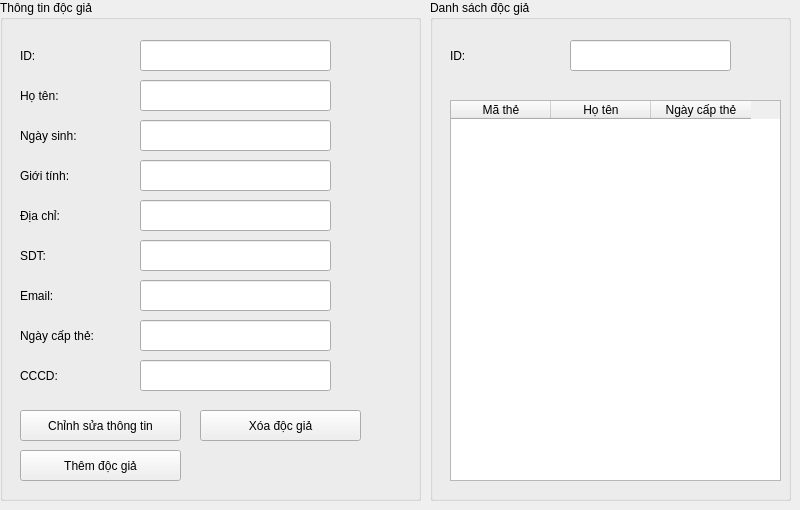
       <widget class="QWidget" name="tab_7">
        <attribute name="title">
         <string>Độc giả</string>
        </attribute>
        <widget class="QGroupBox" name="groupBox_9">
         <property name="geometry">
          <rect>
           <x>0</x>
           <y>0</y>
           <width>421</width>
           <height>501</height>
          </rect>
         </property>
         <property name="title">
          <string>Thông tin độc giả</string>
         </property>
         <widget class="QLabel" name="label_52">
          <property name="geometry">
           <rect>
            <x>20</x>
            <y>40</y>
            <width>81</width>
            <height>31</height>
           </rect>
          </property>
          <property name="text">
           <string>ID:</string>
          </property>
         </widget>
         <widget class="QLineEdit" name="lineEdit_26">
          <property name="geometry">
           <rect>
            <x>140</x>
            <y>40</y>
            <width>191</width>
            <height>31</height>
           </rect>
          </property>
         </widget>
         <widget class="QLineEdit" name="lineEdit_27">
          <property name="geometry">
           <rect>
            <x>140</x>
            <y>80</y>
            <width>191</width>
            <height>31</height>
           </rect>
          </property>
         </widget>
         <widget class="QLabel" name="label_53">
          <property name="geometry">
           <rect>
            <x>20</x>
            <y>80</y>
            <width>81</width>
            <height>31</height>
           </rect>
          </property>
          <property name="text">
           <string>Họ tên:</string>
          </property>
         </widget>
         <widget class="QLineEdit" name="lineEdit_28">
          <property name="geometry">
           <rect>
            <x>140</x>
            <y>120</y>
            <width>191</width>
            <height>31</height>
           </rect>
          </property>
         </widget>
         <widget class="QLabel" name="label_54">
          <property name="geometry">
           <rect>
            <x>20</x>
            <y>120</y>
            <width>81</width>
            <height>31</height>
           </rect>
          </property>
          <property name="text">
           <string>Ngày sinh:</string>
          </property>
         </widget>
         <widget class="QLineEdit" name="lineEdit_29">
          <property name="geometry">
           <rect>
            <x>140</x>
            <y>160</y>
            <width>191</width>
            <height>31</height>
           </rect>
          </property>
         </widget>
         <widget class="QLabel" name="label_55">
          <property name="geometry">
           <rect>
            <x>20</x>
            <y>160</y>
            <width>81</width>
            <height>31</height>
           </rect>
          </property>
          <property name="text">
           <string>Giới tính:</string>
          </property>
         </widget>
         <widget class="QLineEdit" name="lineEdit_30">
          <property name="geometry">
           <rect>
            <x>140</x>
            <y>200</y>
            <width>191</width>
            <height>31</height>
           </rect>
          </property>
         </widget>
         <widget class="QLabel" name="label_56">
          <property name="geometry">
           <rect>
            <x>20</x>
            <y>200</y>
            <width>81</width>
            <height>31</height>
           </rect>
          </property>
          <property name="text">
           <string>Địa chỉ:</string>
          </property>
         </widget>
         <widget class="QLineEdit" name="lineEdit_31">
          <property name="geometry">
           <rect>
            <x>140</x>
            <y>240</y>
            <width>191</width>
            <height>31</height>
           </rect>
          </property>
         </widget>
         <widget class="QLabel" name="label_57">
          <property name="geometry">
           <rect>
            <x>20</x>
            <y>240</y>
            <width>81</width>
            <height>31</height>
           </rect>
          </property>
          <property name="text">
           <string>SDT:</string>
          </property>
         </widget>
         <widget class="QLineEdit" name="lineEdit_32">
          <property name="geometry">
           <rect>
            <x>140</x>
            <y>280</y>
            <width>191</width>
            <height>31</height>
           </rect>
          </property>
         </widget>
         <widget class="QLabel" name="label_58">
          <property name="geometry">
           <rect>
            <x>20</x>
            <y>280</y>
            <width>81</width>
            <height>31</height>
           </rect>
          </property>
          <property name="text">
           <string>Email:</string>
          </property>
         </widget>
         <widget class="QLineEdit" name="lineEdit_33">
          <property name="geometry">
           <rect>
            <x>140</x>
            <y>320</y>
            <width>191</width>
            <height>31</height>
           </rect>
          </property>
         </widget>
         <widget class="QLabel" name="label_59">
          <property name="geometry">
           <rect>
            <x>20</x>
            <y>320</y>
            <width>111</width>
            <height>31</height>
           </rect>
          </property>
          <property name="text">
           <string>Ngày cấp thẻ:</string>
          </property>
         </widget>
         <widget class="QLineEdit" name="lineEdit_34">
          <property name="geometry">
           <rect>
            <x>140</x>
            <y>360</y>
            <width>191</width>
            <height>31</height>
           </rect>
          </property>
         </widget>
         <widget class="QLabel" name="label_60">
          <property name="geometry">
           <rect>
            <x>20</x>
            <y>360</y>
            <width>81</width>
            <height>31</height>
           </rect>
          </property>
          <property name="text">
           <string>CCCD:</string>
          </property>
         </widget>
         <widget class="QPushButton" name="pushButton_23">
          <property name="geometry">
           <rect>
            <x>20</x>
            <y>410</y>
            <width>161</width>
            <height>31</height>
           </rect>
          </property>
          <property name="text">
           <string>Chỉnh sửa thông tin</string>
          </property>
         </widget>
         <widget class="QPushButton" name="pushButton_24">
          <property name="geometry">
           <rect>
            <x>200</x>
            <y>410</y>
            <width>161</width>
            <height>31</height>
           </rect>
          </property>
          <property name="text">
           <string>Xóa độc giả</string>
          </property>
         </widget>
         <widget class="QPushButton" name="pushButton_25">
          <property name="geometry">
           <rect>
            <x>20</x>
            <y>450</y>
            <width>161</width>
            <height>31</height>
           </rect>
          </property>
          <property name="text">
           <string>Thêm độc giả</string>
          </property>
         </widget>
        </widget>
        <widget class="QGroupBox" name="groupBox_10">
         <property name="geometry">
          <rect>
           <x>430</x>
           <y>0</y>
           <width>361</width>
           <height>501</height>
          </rect>
         </property>
         <property name="title">
          <string>Danh sách độc giả</string>
         </property>
         <widget class="QLabel" name="label_61">
          <property name="geometry">
           <rect>
            <x>20</x>
            <y>40</y>
            <width>81</width>
            <height>31</height>
           </rect>
          </property>
          <property name="text">
           <string>ID:</string>
          </property>
         </widget>
         <widget class="QLineEdit" name="lineEdit_35">
          <property name="geometry">
           <rect>
            <x>140</x>
            <y>40</y>
            <width>161</width>
            <height>31</height>
           </rect>
          </property>
         </widget>
         <widget class="QTableWidget" name="tableWidget_5">
          <property name="geometry">
           <rect>
            <x>20</x>
            <y>100</y>
            <width>331</width>
            <height>381</height>
           </rect>
          </property>
          <column>
           <property name="text">
            <string>Mã thẻ</string>
           </property>
          </column>
          <column>
           <property name="text">
            <string>Họ tên</string>
           </property>
          </column>
          <column>
           <property name="text">
            <string>Ngày cấp thẻ</string>
           </property>
          </column>
         </widget>
        </widget>
       </widget>
